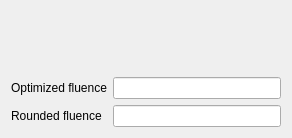
<?xml version="1.0" encoding="UTF-8"?>
<ui version="4.0">
 <class>PercentageWidget</class>
 <widget class="QWidget" name="PercentageWidget">
  <property name="geometry">
   <rect>
    <x>0</x>
    <y>0</y>
    <width>292</width>
    <height>138</height>
   </rect>
  </property>
  <property name="sizePolicy">
   <sizepolicy hsizetype="Preferred" vsizetype="Expanding">
    <horstretch>0</horstretch>
    <verstretch>0</verstretch>
   </sizepolicy>
  </property>
  <property name="minimumSize">
   <size>
    <width>292</width>
    <height>100</height>
   </size>
  </property>
  <property name="windowTitle">
   <string>Fluence Optimization Results</string>
  </property>
  <property name="styleSheet">
   <string notr="true"/>
  </property>
  <layout class="QVBoxLayout" name="verticalLayout_2">
   <item>
    <widget class="QLabel" name="progressLabel">
     <property name="sizePolicy">
      <sizepolicy hsizetype="Preferred" vsizetype="Expanding">
       <horstretch>0</horstretch>
       <verstretch>0</verstretch>
      </sizepolicy>
     </property>
     <property name="text">
      <string/>
     </property>
     <property name="wordWrap">
      <bool>true</bool>
     </property>
    </widget>
   </item>
   <item>
    <layout class="QFormLayout" name="formLayout">
     <item row="0" column="0">
      <widget class="QLabel" name="label">
       <property name="text">
        <string>Optimized fluence</string>
       </property>
      </widget>
     </item>
     <item row="0" column="1">
      <widget class="QLineEdit" name="fluenceLineEdit">
       <property name="readOnly">
        <bool>true</bool>
       </property>
      </widget>
     </item>
     <item row="1" column="0">
      <widget class="QLabel" name="label_3">
       <property name="text">
        <string>Rounded fluence</string>
       </property>
      </widget>
     </item>
     <item row="1" column="1">
      <widget class="QLineEdit" name="roundedFluenceLineEdit">
       <property name="readOnly">
        <bool>true</bool>
       </property>
      </widget>
     </item>
    </layout>
   </item>
  </layout>
 </widget>
 <layoutdefault spacing="6" margin="11"/>
 <resources/>
 <connections/>
</ui>
